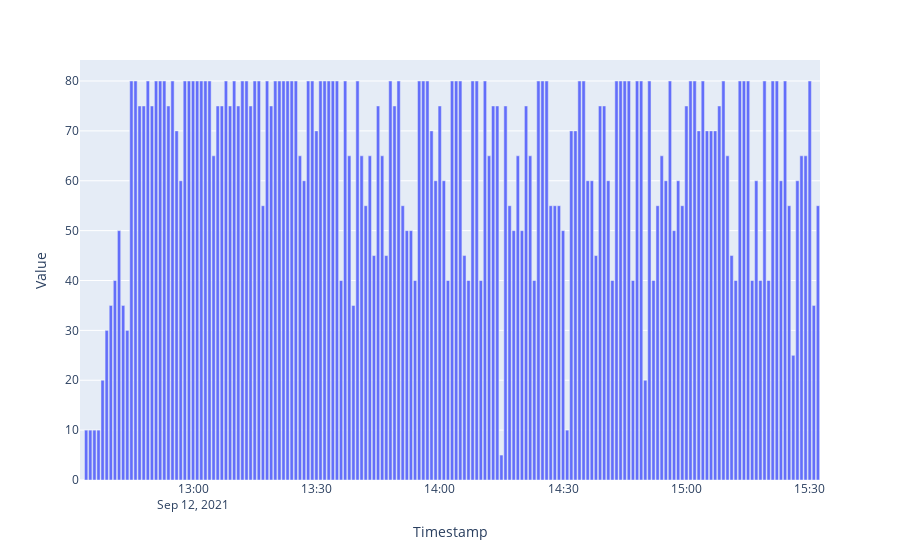

Notebook code cell kept with this figure:
### Markdown cell above
## Occupied slots

### Code cell
#df = dfs['occupied_slots']
df = df_system[ df_system.Metric == Metric.BS.value ]
fig = px.bar(df, x='Timestamp', y='Value')
fig.show()

### Figure 1 — Plotly figure (JSON) as saved in the notebook; plotly's stock layout.template omitted (floating-point values rounded to 4 significant figures; data arrays with more than 128 entries replaced by an {"elided": "..."} marker saying what was removed)
{"data": [{"alignmentgroup": "True", "hovertemplate": "Timestamp=%{x}<br>Value=%{y}<extra></extra>", "legendgroup": "", "marker": {"color": "#636efa", "pattern": {"shape": ""}}, "name": "", "offsetgroup": "", "orientation": "v", "showlegend": false, "textposition": "auto", "type": "bar", "x": {"elided": "180 str values"}, "xaxis": "x", "y": {"elided": "180 int values"}, "yaxis": "y"}], "layout": {"barmode": "relative", "legend": {"tracegroupgap": 0}, "margin": {"t": 60}, "xaxis": {"anchor": "y", "domain": [0, 1], "title": {"text": "Timestamp"}}, "yaxis": {"anchor": "x", "domain": [0, 1], "title": {"text": "Value"}}}}
